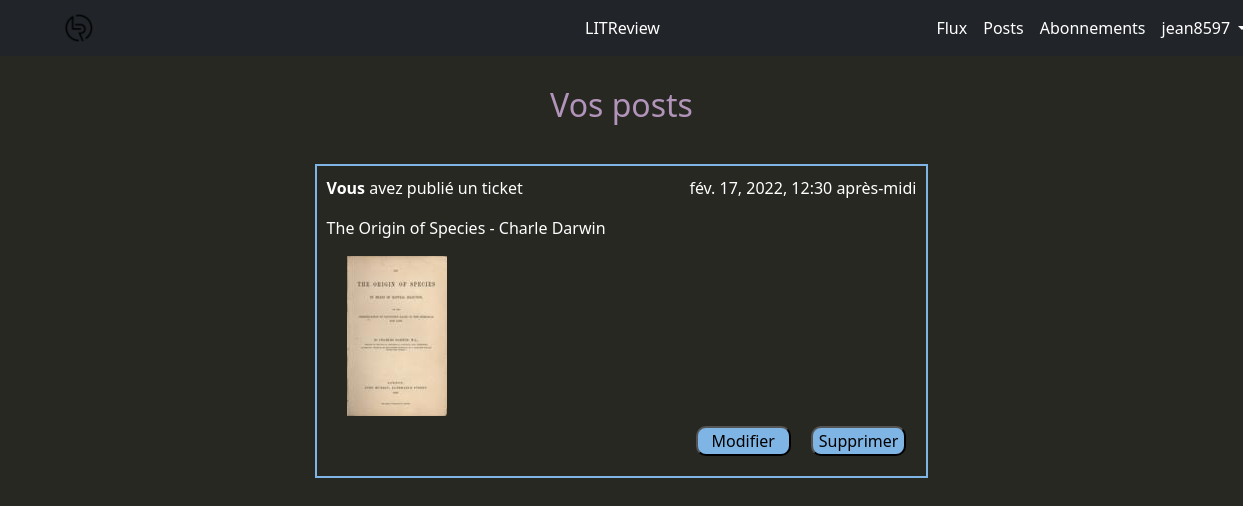
/flux/posts_user (signed in), run on the app's committed database.
### reviews/models.py (models this page shows, shortened)
class Ticket(models.Model):
    title = models.CharField(max_length=128)
    description = models.TextField(max_length=2_048, blank=True)
    user = models.ForeignKey(to=settings.AUTH_USER_MODEL,
                             on_delete=models.CASCADE)
    image = models.ImageField(null=True, blank=True, upload_to="ticket_images")
    time_created = models.DateTimeField(auto_now_add=True)
    IMAGE_MAX_SIZE = (120, 160)  # (largeur, hauteur)

### reviews/views.py (the view)
# urls.py: path("posts_user", posts_user, name="posts-user"),
@login_required
def posts_user(request):
    tickets_user = Ticket.objects.filter(user=request.user)
    reviews_user = Review.objects.filter(user=request.user)
    flux = sorted(chain(tickets_user, reviews_user),
                  key=lambda instance: instance.time_created,
                  reverse=True)
    return render(request, "reviews/flux.html",
                  context={"flux": flux, "option": "posts-user"})

### reviews/templates/reviews/flux.html (shortened to what this page needs)
{% extends "base.html" %}
{% block content %}
  {% if option == "posts-user" %}
    <h2>Vos posts</h2>
  {% endif %}
  <div class="flux-container">
    {% for post in flux %}
      {% if post.title %}
        {% include 'reviews/ticket_view_snippet.html' %}
      {% else %}
        {% include 'reviews/review_view_snippet.html' %}
      {% endif %}
    {% endfor %}
  </div>
{% endblock %}

### templates/base.html (shortened to what this page needs)
{% load static %}
<html {% if LANGUAGE_CODE %}lang="{{ LANGUAGE_CODE }}"{% endif %}>
  <head>
    <link rel="stylesheet" href="{% static 'css/bootstrap.min.css' %}">
    <link rel="stylesheet" href="{% static 'css/littreview.css' %}">
  </head>
  <body>
    <nav class="navbar sticky-top navbar-expand-lg navbar-dark bg-dark">
      <div class="container">
        <div class="bs-perso-navbar-brand-container">
          <a class="navbar-brand" href="{% url 'home-page' %}">
            <img src="../media/logo_litreview_no_text.png" alt="Logo de LITReview">
          </a>
        </div>
        <div class="navbar-nav bs-perso-navbar-central">
          <a class="nav-item nav-link active" href="{% url 'home-page' %}">
            LITReview
          </a>
        </div>
        <div id="navbarRight" class="navbar-nav bs-perso-navbar-right">
          {% if user.is_authenticated %}
          <a class="nav-item nav-link active" href="{% url 'flux-user' %}">
            Flux
          </a>
          <a class="nav-item nav-link active" href="{% url 'posts-user' %}">
            Posts
          </a>
          <a class="nav-item nav-link active" href="{% url 'follow-user' %}">
            Abonnements
          </a>
          {% endif %}
          <div class="nav-item dropdown">
            {% if user.is_authenticated %}
              <a class="nav-link active dropdown-toggle" href="#" data-bs-toggle="dropdown">
                {{ user.username }}
              </a>
            {% endif %}
          </div>
        </div>
      </div>
    </nav>
    <div class="container">
      <div class="jumbotron">
        {% block content %}{% endblock %}
      </div>
    </div>
  </body>
</html>

### reviews/templates/reviews/ticket_view_snippet.html (shortened to what this page needs)
<div class="borderr flux-content-container hyphens-break-word
{% if option == 'ticket-answer' %} content-ticket-answer{% endif %}">
  <div class="flux-content-first-line">
    {% if option == "interlock" %}
      <p>Ticket -
        <strong>
          {% if post.user == request.user %}Vous
          {% else %}{{ post.user }}
          {% endif %}
        </strong>
      </p>
    {% else %}
      {% if post.user == request.user %}
        <p><strong>Vous</strong> avez publié un ticket</p>
      {% else %}
        <p><strong>{{ post.user }}</strong> a demandé une ticket</p>
      {% endif %}
      <p>{{ post.time_created }}</p>
    {% endif %}
  </div>
  <p>{{ post.title }}</p>
  {% if post.image %}
    <div class="margin-left-20">
      <img src="{{ post.image.url }}" alt="Image inexistante">
    </div>
  {% endif %}
  {% if option == "posts-user" %}
    <div class="flexbox-right">
      <a class="fields-margin" href="{% url 'ticket-edit' post.id %}">
        <input class="generic-buttonn" type="submit" value="Modifier">
      </a>
      <a class="fields-margin" href="{% url 'ticket-delete' post.id %}">
        <input class="generic-buttonn" type="submit" value="Supprimer">
      </a>
    </div>
  {% endif %}
</div>

### static/css/littreview.css (style rules this page uses)
body { background-color: #272822; color: white; }
h2 { color: #b294bb; text-align: center; margin: 30px 0px; }
a { text-decoration: none; color: #7fb5e5; text-align: center; }
.bs-perso-navbar-central { position: sticky; left: 46.4%; }
.bs-perso-navbar-brand-container { display: flex; justify-content: space-between; width: 22.5%; }
.bs-perso-navbar-right { max-width: 22.5%; }
.generic-buttonn { background-color: #7fb5e5; border-radius: 10px; min-width: 95px; width: auto; }
.flexbox-right { display: flex; justify-content: right; }
.fields-margin { margin: 10px; }
.borderr { border: 2px solid #7fb5e5; }
.flux-container { display: flex; flex-direction: column; align-items: center; }
.flux-content-container { width: 55%; min-width: 500px; padding: 10px; margin: 10px 0px; }
.flux-content-first-line { display: flex; justify-content: space-between; }
.margin-left-20 { margin-left: 20px; }
.hyphens-break-word { -webkit-hyphens: auto; -moz-hyphens: auto; -ms-hyphens: auto; hyphens: auto; overflow-wrap: break-word; }

### data on the page
Ticket: shows "Vous", time_created "fév. 17, 2022, 12:30 après-midi", title "The Origin of Species - Charle Darwin", image (picture)

### other printed values
{{ user.username }} "jean8597"
